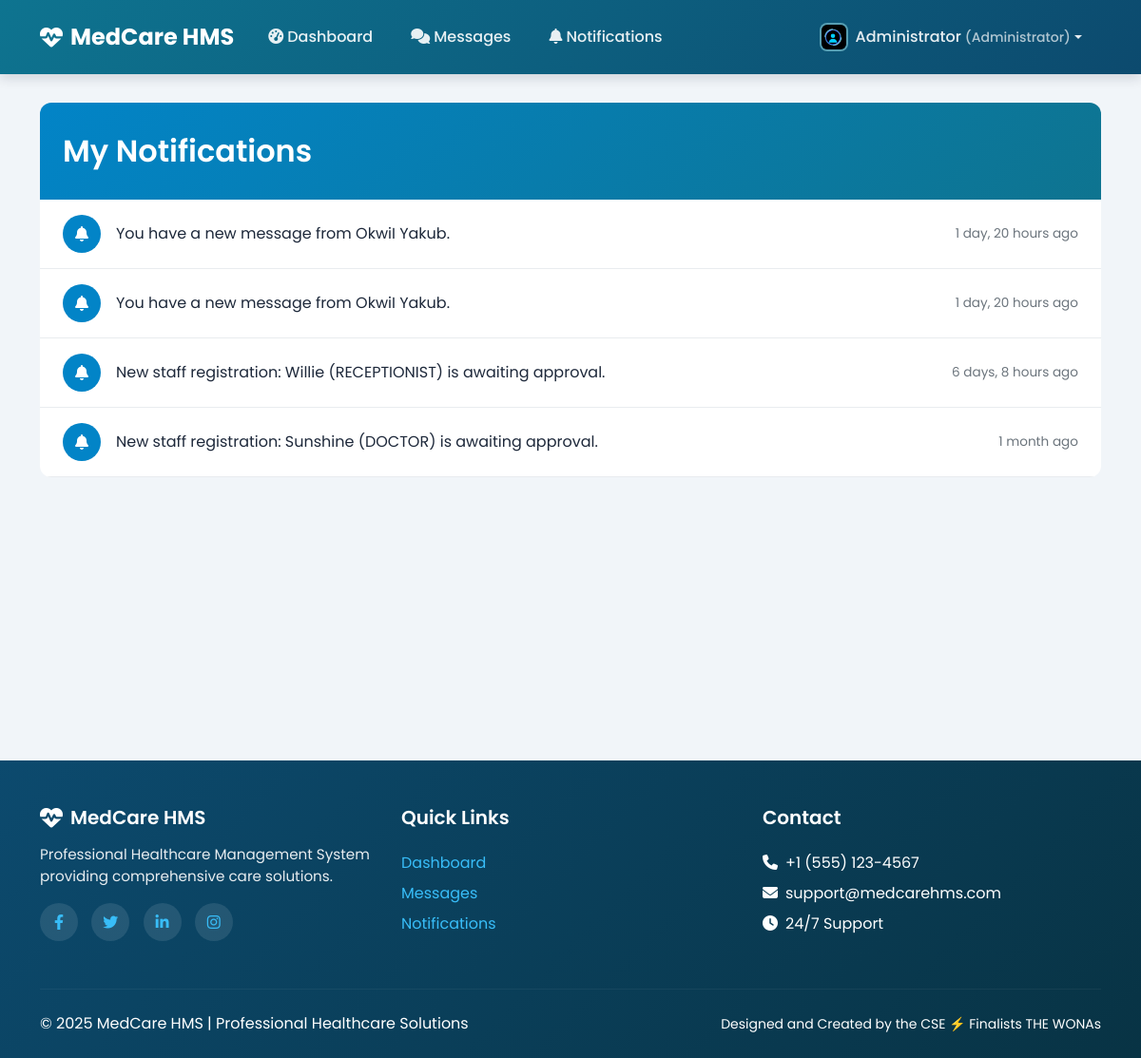
/notifications/ (signed in), run on an earlier commit of the app's database.
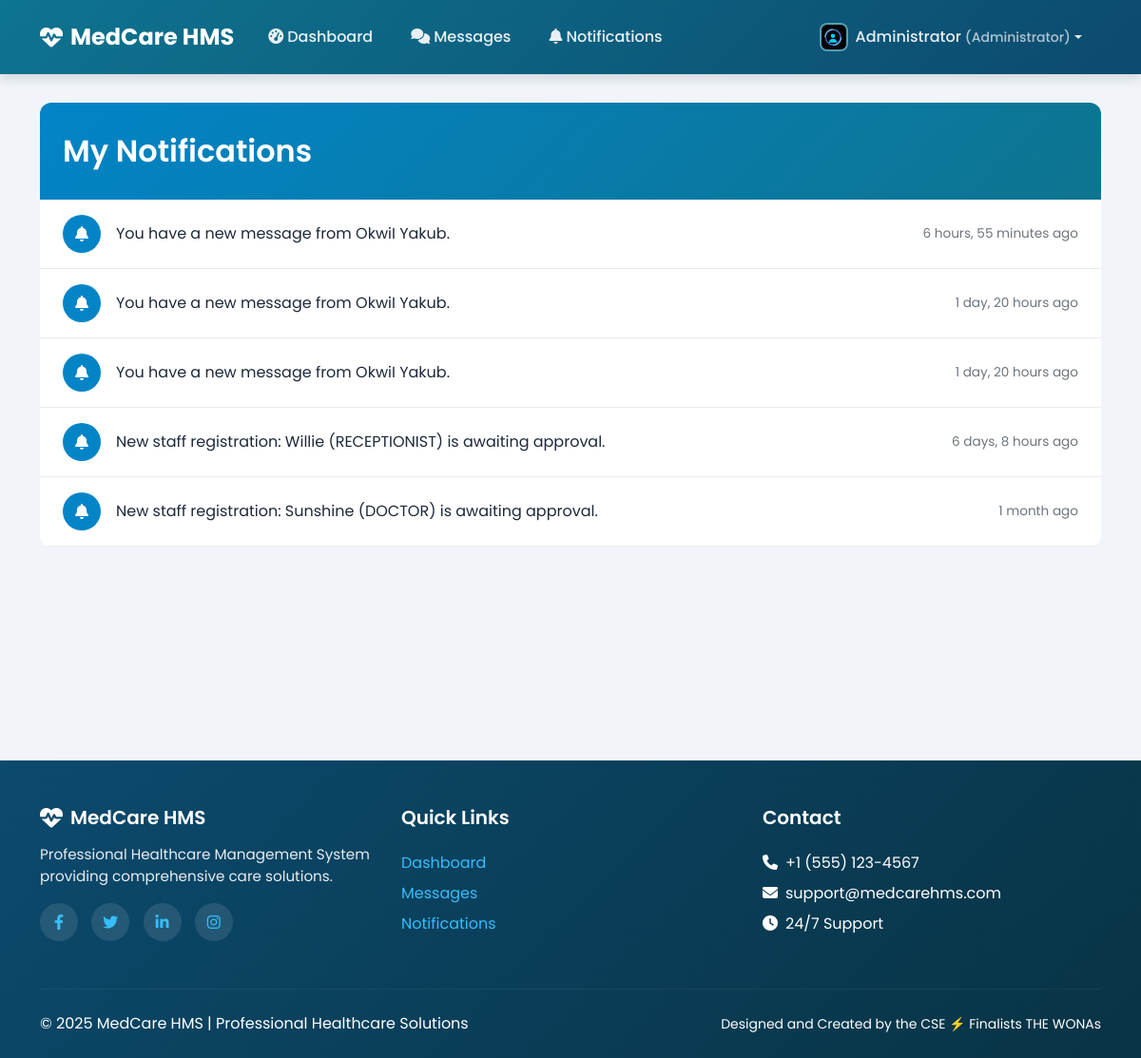
And on a later commit of the database.
### notifications/models.py (models this page shows, shortened)
class Notification(models.Model):
    recipient = models.ForeignKey(settings.AUTH_USER_MODEL, on_delete=models.CASCADE, related_name='notifications')
    message = models.CharField(max_length=255)
    is_read = models.BooleanField(default=False)
    timestamp = models.DateTimeField(auto_now_add=True)
    link = models.URLField(blank=True, null=True)
    class Meta:
        ordering = ['-timestamp'] # Show the newest notifications first

### notifications/views.py (the view)
# urls.py: path('', views.notification_list_view, name='notification_list'),
@login_required
def notification_list_view(request):
    notifications = Notification.objects.filter(recipient=request.user)
    Notification.objects.filter(recipient=request.user, is_read=False).update(is_read=True)
    return render(request, 'notifications/notification_list.html', {'notifications': notifications})

### accounts/templatetags/profile_tags.py (called while the page is built)
@register.simple_tag
def get_profile_image_url(user):
    try:
        if hasattr(user, 'doctorprofile') and user.doctorprofile.profile_picture:
            return user.doctorprofile.profile_picture.url
        elif hasattr(user, 'patientprofile') and user.patientprofile.profile_picture:
            return user.patientprofile.profile_picture.url
        elif hasattr(user, 'receptionistprofile') and user.receptionistprofile.profile_picture:
            return user.receptionistprofile.profile_picture.url
    except (AttributeError, ValueError):
        pass
    return '/static/profile_pictures/default.jpeg'

@register.simple_tag
def get_user_initials(user):
    if user.first_name and user.last_name:
        return f"{user.first_name[0]}{user.last_name[0]}".upper()
    elif user.first_name:
        return user.first_name[0].upper()
    elif user.username:
        return user.username[0].upper()
    return "U"

### accounts/templatetags/theme_tags.py (called while the page is built)
@register.inclusion_tag('components/theme_detector.html', takes_context=True)
def load_theme_css(context):
    return {
        'theme_class': get_user_theme(context),
        'theme_css': get_theme_css_file(context),
        'theme_colors': get_theme_colors(context)
    }

### templates/notifications/notification_list.html (shortened to what this page needs)
{% extends 'base_shared.html' %}
{% load theme_tags %}
{% block content %}
<div class="notification-container">
    <div class="notification-header">
        <h2>My Notifications</h2>
    </div>
    <div class="list-group list-group-flush">
        {% for notification in notifications %}
        <a href="{{ notification.link|default:'#' }}" class="notification-item {% if not notification.is_read %}unread{% endif %}">
            <div class="notification-icon">
                <i class="fas fa-bell"></i>
            </div>
            <div class="notification-content">
                {{ notification.message }}
            </div>
            <div class="notification-time">
                {{ notification.timestamp|timesince }} ago
            </div>
        </a>
        {% empty %}
        <div class="text-center p-5 text-muted">
            <i class="fas fa-bell-slash fa-3x mb-3"></i>
            <h5>You have no notifications</h5>
        </div>
        {% endfor %}
    </div>
</div>
{% endblock %}

What changed in the data, as far as the page shows it:
added Notification: message "You have a new message from OkwiI Yakub.", timestamp "6 hours, 55 minutes"
